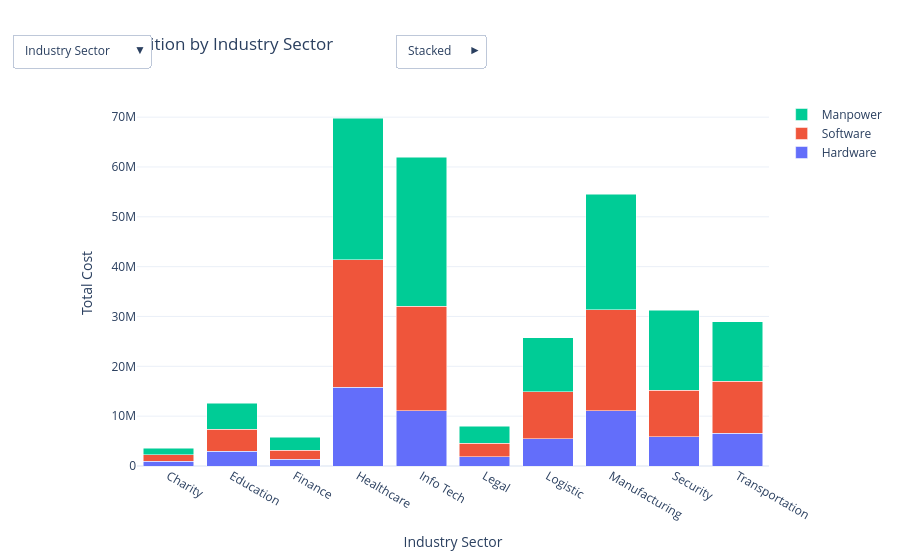

Notebook cell for this chart:
### Code cell
import plotly.graph_objects as go
import pandas as pd
segmentations = {
    "Industry Sector": "SECTOR",
    "Client Type": "TYPE",
    "Organisation Size": "STAFF STRENGTH",
    "Country": "COUNTRY"
}

aggregated = {}

for label, col in segmentations.items():

    grouped = (
        df_merged
        .groupby(col)[["HARDWARE", "SOFTWARE", "MANPOWER"]]
        .sum()
        .reset_index()
    )

    aggregated[label] = grouped
default = "Industry Sector"

data = aggregated[default]

fig = go.Figure()

fig.add_trace(
    go.Bar(
        x=data["SECTOR"],
        y=data["HARDWARE"],
        name="Hardware"
    )
)

fig.add_trace(
    go.Bar(
        x=data["SECTOR"],
        y=data["SOFTWARE"],
        name="Software"
    )
)

fig.add_trace(
    go.Bar(
        x=data["SECTOR"],
        y=data["MANPOWER"],
        name="Manpower"
    )
)
buttons = []

for label, column in segmentations.items():

    temp = aggregated[label]

    buttons.append(

        dict(

            label=label,

            method="update",

            args=[

                {
                    "x":[
                        temp[column],
                        temp[column],
                        temp[column]
                    ],

                    "y":[
                        temp["HARDWARE"],
                        temp["SOFTWARE"],
                        temp["MANPOWER"]
                    ]

                },

                {
                    "title":f"Cost Composition by {label}",
                    "xaxis":{"title":label}
                }

            ]

        )

    )
mode_buttons = [

    dict(

        label="Stacked",

        method="relayout",

        args=[{"barmode":"stack"}]

    ),

    dict(

        label="Grouped",

        method="relayout",

        args=[{"barmode":"group"}]

    )

]
fig.update_layout(

    title="Cost Composition by Industry Sector",

    xaxis_title="Industry Sector",

    yaxis_title="Total Cost",

    barmode="stack",

    template="plotly_white",

    updatemenus=[

        dict(

            buttons=buttons,

            direction="down",

            x=0.02,

            y=1.18,

            showactive=True

        ),

        dict(

            buttons=mode_buttons,

            direction="right",

            x=0.55,

            y=1.18,

            showactive=True

        )

    ]

)

fig.show()
fig3 = fig

### Figure 1 — Plotly figure (JSON) as saved in the notebook; plotly's stock layout.template omitted (floating-point values rounded to 4 significant figures)
{"data": [{"name": "Hardware", "type": "bar", "x": ["Charity", "Education", "Finance", "Healthcare", "Info Tech", "Legal", "Logistic", "Manufacturing", "Security", "Transportation"], "y": [948710, 2986644, 1329678, 15777648, 11095611, 1815336, 5438583, 11055409, 5862230, 6594022]}, {"name": "Software", "type": "bar", "x": ["Charity", "Education", "Finance", "Healthcare", "Info Tech", "Legal", "Logistic", "Manufacturing", "Security", "Transportation"], "y": [1298418, 4379334, 1867257, 25619184, 20930245, 2701650, 9451964, 20288844, 9371552, 10415059]}, {"name": "Manpower", "type": "bar", "x": ["Charity", "Education", "Finance", "Healthcare", "Info Tech", "Legal", "Logistic", "Manufacturing", "Security", "Transportation"], "y": [1315162, 5231045, 2572992, 28370597, 29971264, 3459804, 10863882, 23212427, 15997770, 11888156]}], "layout": {"barmode": "stack", "title": {"text": "Cost Composition by Industry Sector"}, "updatemenus": [{"buttons": [{"args": [{"x": [["Charity", "Education", "Finance", "Healthcare", "Info Tech", "Legal", "Logistic", "Manufacturing", "Security", "Transportation"], ["Charity", "Education", "Finance", "Healthcare", "Info Tech", "Legal", "Logistic", "Manufacturing", "Security", "Transportation"], ["Charity", "Education", "Finance", "Healthcare", "Info Tech", "Legal", "Logistic", "Manufacturing", "Security", "Transportation"]], "y": [[948710, 2986644, 1329678, 15777648, 11095611, 1815336, 5438583, 11055409, 5862230, 6594022], [1298418, 4379334, 1867257, 25619184, 20930245, 2701650, 9451964, 20288844, 9371552, 10415059], [1315162, 5231045, 2572992, 28370597, 29971264, 3459804, 10863882, 23212427, 15997770, 11888156]]}, {"title": "Cost Composition by Industry Sector", "xaxis": {"title": "Industry Sector"}}], "label": "Industry Sector", "method": "update"}, {"args": [{"x": [["Govt", "NPO", "Private"], ["Govt", "NPO", "Private"], ["Govt", "NPO", "Private"]], "y": [[13138238, 1208491, 48557142], [18706333, 1673206, 85943968], [30170920, 1673679, 101038500]]}, {"title": "Cost Composition by Client Type", "xaxis": {"title": "Client Type"}}], "label": "Client Type", "method": "update"}, {"args": [{"x": [["1 ~ 49", "50 ~ 200", "> 200"], ["1 ~ 49", "50 ~ 200", "> 200"], ["1 ~ 49", "50 ~ 200", "> 200"]], "y": [[8335588, 31296991, 23271292], [12438365, 51501619, 42383523], [11567250, 53791917, 67523932]]}, {"title": "Cost Composition by Organisation Size", "xaxis": {"title": "Organisation Size"}}], "label": "Organisation Size", "method": "update"}, {"args": [{"x": [["China", "India", "Indonesia", "Malaysia", "Malaysian", "Philippines", "Singapore"], ["China", "India", "Indonesia", "Malaysia", "Malaysian", "Philippines", "Singapore"], ["China", "India", "Indonesia", "Malaysia", "Malaysian", "Philippines", "Singapore"]], "y": [[862155, 677292, 1342046, 7603885, 17127, 937358, 51464008], [1907545, 1480388, 2485947, 16959310, 35088, 2016912, 81438317], [3155469, 2333156, 3973912, 26884056, 52215, 3072916, 93411375]]}, {"title": "Cost Composition by Country", "xaxis": {"title": "Country"}}], "label": "Country", "method": "update"}], "direction": "down", "showactive": true, "x": 0.02, "y": 1.18}, {"buttons": [{"args": [{"barmode": "stack"}], "label": "Stacked", "method": "relayout"}, {"args": [{"barmode": "group"}], "label": "Grouped", "method": "relayout"}], "direction": "right", "showactive": true, "x": 0.55, "y": 1.18}], "xaxis": {"title": {"text": "Industry Sector"}}, "yaxis": {"title": {"text": "Total Cost"}}}}
